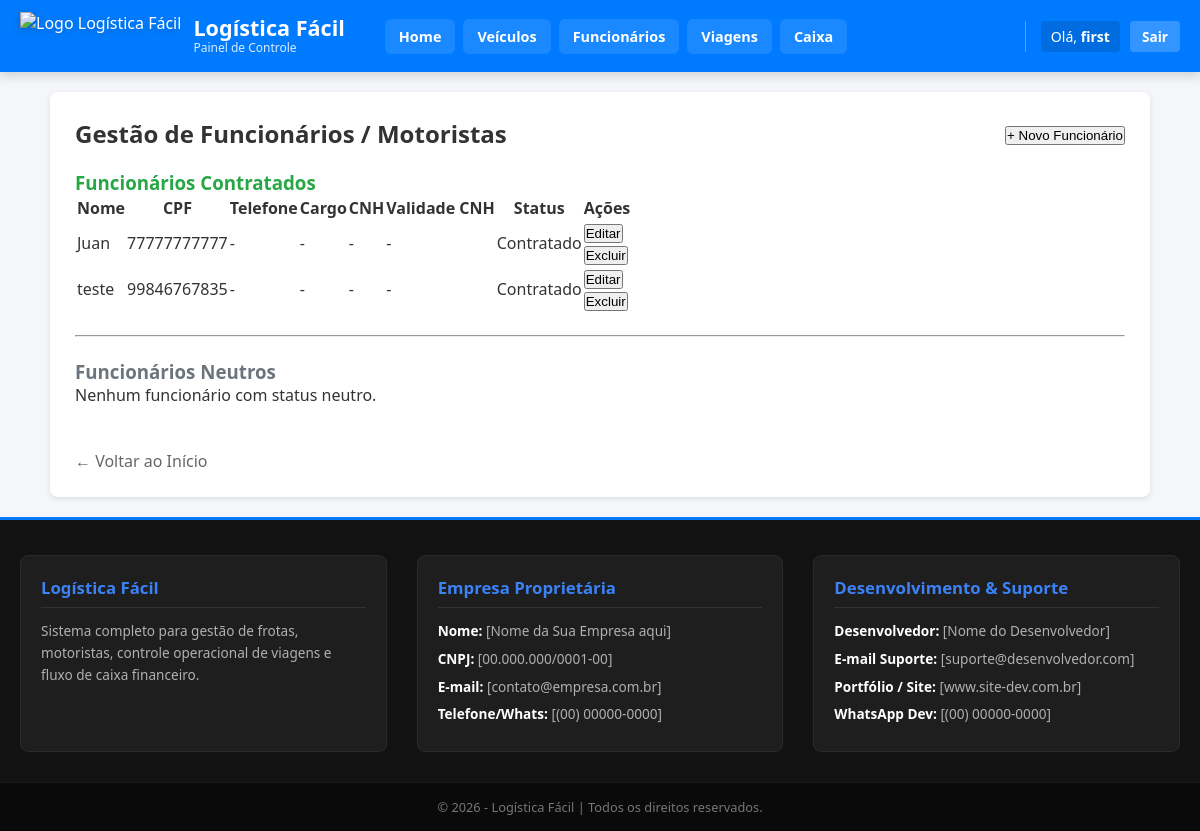
/lista_funcionario/ (signed in), run on the app's committed database.
### app/models.py (models this page shows, shortened)
class Funcionario(models.Model):
    id = models.BigAutoField(primary_key=True)
    usuario = models.ForeignKey(User, on_delete=models.CASCADE, verbose_name="Usuário", db_index=True)
    nome = models.CharField(max_length=150, verbose_name="Nome")
    funcao = models.CharField(max_length=100, verbose_name="Função")
    cpf = models.CharField(max_length=11, unique=True, verbose_name="CPF", db_index=True)
    cnh = models.CharField(max_length=11, unique=True, blank=True, null=True, verbose_name="CNH")
    data_nascimento = models.DateField(verbose_name="Data de Nascimento")
    descricao = models.TextField(blank=True, null=True, verbose_name="Descrição")
    status = models.ForeignKey(
        StatusFuncionario,
        on_delete=models.PROTECT,
        verbose_name="Status",
        blank=True,
        null=True
    )
    class Meta:
        db_table = 'funcionarios'
        verbose_name = "Funcionário"
        verbose_name_plural = "Funcionários"

class StatusFuncionario(models.Model):
    id = models.BigAutoField(primary_key=True)
    nome = models.CharField(max_length=50, unique=True, verbose_name="Status")
    class Meta:
        db_table = 'status_funcionarios'
        verbose_name = "Status de Funcionário"
        verbose_name_plural = "Status de Funcionários"

### app/views.py (the view)
# urls.py: path('lista_funcionario/', views.lista_funcionario, name='lista_funcionario'),
@login_required
def lista_funcionario(request):
    funcionarios = Funcionario.objects.filter(usuario=request.user)
    funcionarios_contratados = funcionarios.filter(status__nome__iexact='contratado').order_by('nome')
    funcionarios_neutros = funcionarios.filter(status__nome__iexact='neutro').order_by('nome')
    outros_funcionarios = funcionarios.exclude(status__nome__iexact='contratado').exclude(status__nome__iexact='neutro').order_by('nome')
    return render(request, 'enterprise/funcionario/funcionario.html', {
        'contratados': funcionarios_contratados,
        'neutros': funcionarios_neutros,
        'outros': outros_funcionarios
    })

### app/templates/enterprise/funcionario/funcionario.html (shortened to what this page needs)
{% extends 'base.html' %}
{% block content %}
<div style="max-width: 1100px; margin: 0 auto; background: #ffffff; padding: 25px; border-radius: 8px; box-shadow: 0 2px 5px rgba(0,0,0,0.1);">
    <div style="display: flex; justify-content: space-between; align-items: center; margin-bottom: 20px;">
        <h2>Gestão de Funcionários / Motoristas</h2>
        <a href="{% url 'add_funcionario' %}" style="text-decoration: none;">
            <button type="button" class="btn-novo">+ Novo Funcionário</button>
        </a>
    </div>
    <h3 style="color: #28a745;">Funcionários Contratados</h3>
    {% if contratados %}
        <table class="tabela-frota">
            <thead>
                <tr>
                    <th>Nome</th>
                    <th>CPF</th>
                    <th>Telefone</th>
                    <th>Cargo</th>
                    <th>CNH</th>
                    <th>Validade CNH</th>
                    <th>Status</th>
                    <th class="coluna-acoes">Ações</th>
                </tr>
            </thead>
            <tbody>
                {% for func in contratados %}
                    <tr class="{% cycle 'linha-branca' 'linha-cinza' %}">
                        <td class="texto-negrito">{{ func.nome }}</td>
                        <td>{{ func.cpf }}</td>
                        <td>{{ func.telefone|default:"-" }}</td>
                        <td>{{ func.cargo|default:"-" }}</td>
                        <td>{{ func.cnh|default:"-" }}</td>
                        <td>{{ func.validade_cnh|date:"d/m/Y"|default:"-" }}</td>
                        <td><span class="badge-status status-ativo">{{ func.status.nome|title }}</span></td>
                        <td>
                            <div class="container-botoes">
                                <a href="{% url 'editar_funcionario' func.id %}"><button type="button" class="btn-editar">Editar</button></a>
                                <form action="{% url 'excluir_funcionario' func.id %}" method="POST" style="margin:0;" onsubmit="return confirm('Deseja realmente excluir este funcionário?');">
                                    <button type="submit" class="btn-excluir">Excluir</button>
                                </form>
                            </div>
                        </td>
                    </tr>
                {% endfor %}
            </tbody>
        </table>
    {% else %}
        <div class="aviso-vazio">Nenhum funcionário contratado cadastrado.</div>
    {% endif %}
    <br><hr><br>
    <h3 style="color: #6c757d;">Funcionários Neutros</h3>
    {% if neutros %}
        <table class="tabela-frota">
            <thead>
                <tr>
                    <th>Nome</th>
                    <th>CPF</th>
                    <th>Telefone</th>
                    <th>Cargo</th>
                    <th>CNH</th>
                    <th>Validade CNH</th>
                    <th>Status</th>
                    <th class="coluna-acoes">Ações</th>
                </tr>
            </thead>
            <tbody>
                {% for func in neutros %}
                    <tr class="{% cycle 'linha-branca' 'linha-cinza' %}">
                        <td class="texto-negrito">{{ func.nome }}</td>
                        <td>{{ func.cpf }}</td>
                        <td>{{ func.telefone|default:"-" }}</td>
                        <td>{{ func.cargo|default:"-" }}</td>
                        <td>{{ func.cnh|default:"-" }}</td>
                        <td>{{ func.validade_cnh|date:"d/m/Y"|default:"-" }}</td>
                        <td><span class="badge-status status-inativo">{{ func.status.nome|title }}</span></td>
                        <td>
                            <div class="container-botoes">
                                <a href="{% url 'editar_funcionario' func.id %}"><button type="button" class="btn-editar">Editar</button></a>
                                <form action="{% url 'excluir_funcionario' func.id %}" method="POST" style="margin:0;" onsubmit="return confirm('Deseja realmente excluir este funcionário?');">
                                    {% csrf_token %}
                                    <button type="submit" class="btn-excluir">Excluir</button>
                                </form>
                            </div>
                        </td>
                    </tr>
                {% endfor %}
            </tbody>
        </table>
    {% else %}
        <div class="aviso-vazio">Nenhum funcionário com status neutro.</div>
    {% endif %}
    <br><br>
    <a href="{% url 'home' %}" style="color: #666; text-decoration: none;">← Voltar ao Início</a>
</div>
{% endblock %}

### app/templates/base.html (shortened to what this page needs)
{% load static %}
<!DOCTYPE html>
<html lang="pt-BR">
<head>
    <link rel="stylesheet" href="{% static 'css/style.css' %}">
</head>
<body class="corpo-base">
    <header class="cabecalho-base">
        <div class="container_cabecalho-base">
            <div class="marca_cabecalho-base">
                <a href="{% url 'home' %}" class="link_logo-base">
                    <img src="{% static 'img/logo.png' %}" alt="Logo Logística Fácil" class="img_logo-base">
                    <div class="texto_marca-base">
                        <h1 class="titulo_sistema-base">Logística Fácil</h1>
                        <span class="subtitulo_sistema-base">Painel de Controle</span>
                    </div>
                </a>
            </div>
            <nav class="navegacao-base" id="navegacaoPrincipal">
                <div class="links_navegacao-base">
                    <a href="{% url 'home' %}" class="item_link-base">Home</a>
                    <a href="{% url 'lista_veiculos' %}" class="item_link-base">Veículos</a>
                    <a href="{% url 'lista_funcionario' %}" class="item_link-base">Funcionários</a>
                    <a href="{% url 'lista_viagem' %}" class="item_link-base">Viagens</a>
                    <a href="{% url 'lista_caixa' %}" class="item_link-base">Caixa</a>
                </div>
                <div class="usuario_info-base">
                    {% if user.is_authenticated %}
                        <a href="{% url 'perfil_user' %}" class="link_perfil_usuario-base" title="Acessar Perfil">
                            Olá, <strong>{{ user.username }}</strong>
                        </a>
                        <a href="{% url 'logout' %}" class="btn_sair-base">Sair</a>
                    {% else %}
                        <span class="saudacao_usuario-base">Não autenticado</span>
                        <a href="{% url 'login' %}" class="btn_login-base">Login</a>
                    {% endif %}
                </div>
            </nav>
        </div>
    </header>
    <main class="conteudo_principal-base">
        {% block content %}
        {% endblock %}
    </main>
    <footer class="rodape-base">
        <div class="container_rodape-base">
            <div class="coluna_rodape-base">
                <h4 class="titulo_coluna-base">Logística Fácil</h4>
                <p class="texto_coluna-base">Sistema completo para gestão de frotas, motoristas, controle operacional de viagens e fluxo de caixa financeiro.</p>
            </div>
            <div class="coluna_rodape-base">
                <h4 class="titulo_coluna-base">Empresa Proprietária</h4>
                <p class="item_contato-base"><strong>Nome:</strong> [Nome da Sua Empresa aqui]</p>
                <p class="item_contato-base"><strong>CNPJ:</strong> [00.000.000/0001-00]</p>
                <p class="item_contato-base"><strong>E-mail:</strong> [contato@empresa.com.br]</p>
                <p class="item_contato-base"><strong>Telefone/Whats:</strong> [(00) 00000-0000]</p>
            </div>
            <div class="coluna_rodape-base">
                <h4 class="titulo_coluna-base">Desenvolvimento & Suporte</h4>
                <p class="item_contato-base"><strong>Desenvolvedor:</strong> [Nome do Desenvolvedor]</p>
                <p class="item_contato-base"><strong>E-mail Suporte:</strong> [suporte@desenvolvedor.com]</p>
                <p class="item_contato-base"><strong>Portfólio / Site:</strong> [www.site-dev.com.br]</p>
                <p class="item_contato-base"><strong>WhatsApp Dev:</strong> [(00) 00000-0000]</p>
            </div>
        </div>
        <div class="copia_direitos-base">
            <p>&copy; 2026 - Logística Fácil | Todos os direitos reservados.</p>
        </div>
    </footer>
</body>
</html>

### app/static/css/style.css (style rules this page uses)
* { box-sizing: border-box; margin: 0; padding: 0; }
:root { --cor-primaria-base: #007bff; --cor-primaria-hover-base: #0056b3; --cor-sucesso-base: #28a745; --cor-perigo-base: #dc3545; --cor-cinza-escuro-base: #1a1a1a; --cor-fundo-pagina-base: #f4f6f9; --cor-fundo-rodape-base: #121212; --cor-fundo-rodape-card-base: #1e1e1e; --cor-texto-rodape-base: #b0b0b0; --cor-borda-base: #dee2e6; --fonte-padrao-base: 'Segoe UI', Roboto, Helvetica, Arial, sans-serif; }
body.corpo-base { background-color: var(--cor-fundo-pagina-base); font-family: var(--fonte-padrao-base); color: #333333; display: flex; flex-direction: column; min-height: 100vh; }
.cabecalho-base { background-color: var(--cor-primaria-base); color: #ffffff; box-shadow: 0 4px 10px rgba(0, 0, 0, 0.15); position: sticky; top: 0; z-index: 1000; padding: 12px 0; }
.container_cabecalho-base { max-width: 1200px; margin: 0 auto; padding: 0 20px; display: flex; justify-content: space-between; align-items: center; gap: 20px; }
.marca_cabecalho-base { display: flex; align-items: center; flex-shrink: 0; }
.link_logo-base { display: flex; align-items: center; gap: 12px; text-decoration: none; color: #ffffff; }
.img_logo-base { height: 48px; width: auto; object-fit: contain; filter: drop-shadow(0px 2px 4px rgba(0,0,0,0.2)); }
.texto_marca-base { display: flex; flex-direction: column; }
.titulo_sistema-base { font-size: 1.35rem; font-weight: 700; line-height: 1.1; white-space: nowrap; }
.subtitulo_sistema-base { font-size: 0.75rem; opacity: 0.85; white-space: nowrap; }
.navegacao-base { display: flex; align-items: center; justify-content: space-between; width: 100%; margin-left: 20px; }
.links_navegacao-base { display: flex; align-items: center; gap: 8px; flex-wrap: wrap; }
.item_link-base { color: #ffffff; text-decoration: none; font-weight: 600; font-size: 0.9rem; padding: 8px 14px; border-radius: 6px; background-color: rgba(255, 255, 255, 0.1); transition: all 0.2s ease; white-space: nowrap; }
.usuario_info-base { display: flex; align-items: center; gap: 10px; border-left: 1px solid rgba(255, 255, 255, 0.3); padding-left: 15px; flex-shrink: 0; }
.link_perfil_usuario-base { color: #ffffff; text-decoration: none; font-size: 0.88rem; padding: 6px 10px; border-radius: 4px; background-color: rgba(0, 0, 0, 0.12); transition: background-color 0.2s; white-space: nowrap; }
.btn_sair-base, .btn_login-base { background-color: rgba(255, 255, 255, 0.2); color: #ffffff; text-decoration: none; padding: 6px 12px; border-radius: 4px; font-size: 0.85rem; font-weight: bold; transition: background-color 0.2s; white-space: nowrap; }
.conteudo_principal-base { flex: 1; max-width: 1200px; width: 100%; margin: 20px auto; padding: 0 20px; }
.rodape-base { background-color: var(--cor-fundo-rodape-base); color: #ffffff; margin-top: auto; padding-top: 35px; border-top: 3px solid var(--cor-primaria-base); }
.container_rodape-base { max-width: 1200px; margin: 0 auto; padding: 0 20px; display: grid; grid-template-columns: repeat(3, 1fr); gap: 30px; }
.coluna_rodape-base { background-color: var(--cor-fundo-rodape-card-base); padding: 20px; border-radius: 8px; border: 1px solid #2a2a2a; }
.titulo_coluna-base { color: #3b82f6; font-size: 1.05rem; margin-bottom: 12px; border-bottom: 1px solid #333333; padding-bottom: 8px; }
.texto_coluna-base, .item_contato-base { color: var(--cor-texto-rodape-base); font-size: 0.85rem; line-height: 1.6; margin-bottom: 6px; }
.item_contato-base strong { color: #ffffff; }
.copia_direitos-base { text-align: center; padding: 15px; margin-top: 30px; background-color: #0a0a0a; font-size: 0.8rem; color: #777777; border-top: 1px solid #1a1a1a; }

### data on the page
Funcionario: nome "Juan", cpf "77777777777", telefone "-", cargo "-", cnh "-", validade_cnh "-", status.nome "Contratado"
Funcionario: nome "teste", cpf "99846767835", telefone "-", cargo "-", cnh "-", validade_cnh "-", status.nome "Contratado"

### other printed values
{{ user.username }} "first"
